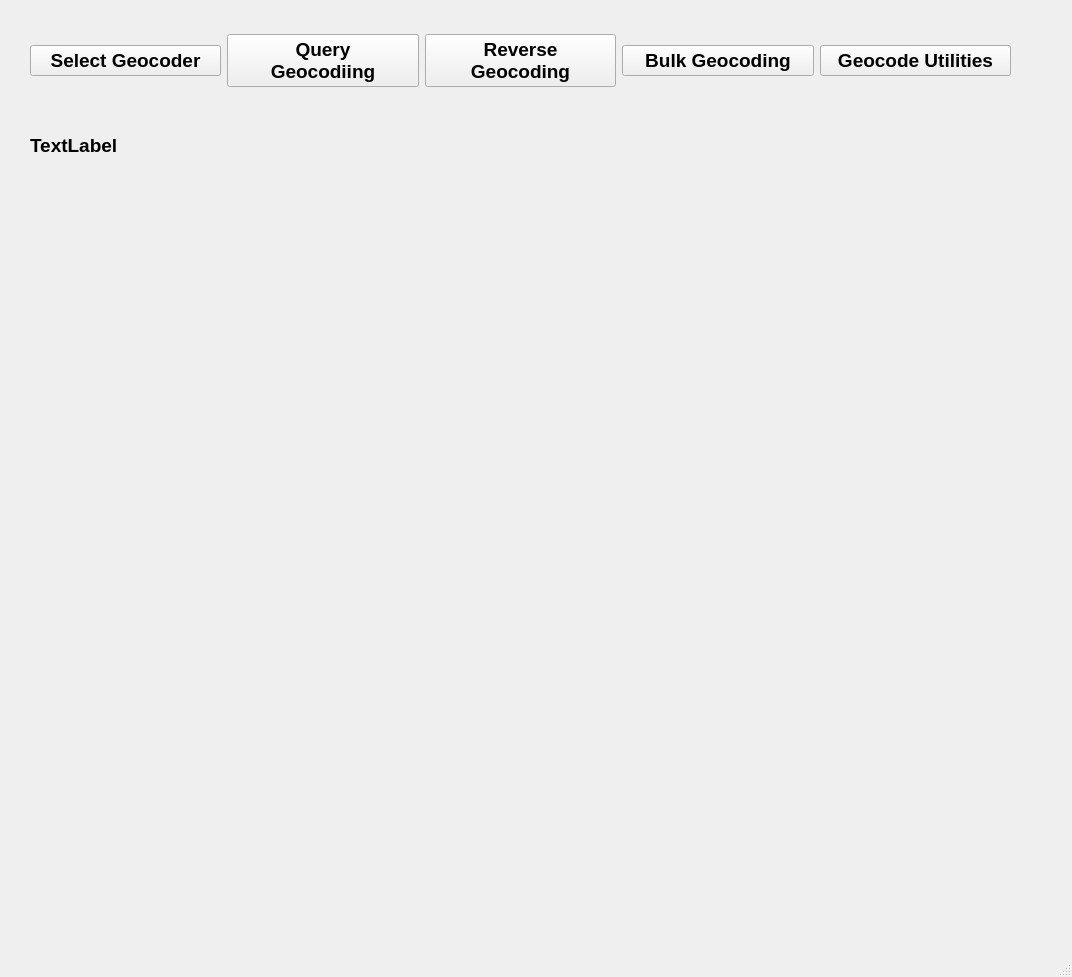
<?xml version="1.0" encoding="UTF-8"?>
<ui version="4.0">
 <class>MainWindow</class>
 <widget class="QMainWindow" name="MainWindow">
  <property name="geometry">
   <rect>
    <x>0</x>
    <y>0</y>
    <width>1072</width>
    <height>977</height>
   </rect>
  </property>
  <property name="font">
   <font>
    <family>Arial</family>
    <pointsize>14</pointsize>
    <weight>75</weight>
    <bold>true</bold>
   </font>
  </property>
  <property name="windowTitle">
   <string>MainWindow</string>
  </property>
  <widget class="QWidget" name="centralwidget">
   <widget class="QLabel" name="Geocodesplash">
    <property name="geometry">
     <rect>
      <x>30</x>
      <y>120</y>
      <width>121</width>
      <height>51</height>
     </rect>
    </property>
    <property name="text">
     <string>TextLabel</string>
    </property>
   </widget>
   <widget class="QWidget" name="verticalLayoutWidget">
    <property name="geometry">
     <rect>
      <x>20</x>
      <y>190</y>
      <width>1001</width>
      <height>741</height>
     </rect>
    </property>
    <layout class="QVBoxLayout" name="GeocodeLayout">
     <property name="sizeConstraint">
      <enum>QLayout::SetNoConstraint</enum>
     </property>
    </layout>
   </widget>
   <widget class="QWidget" name="horizontalLayoutWidget">
    <property name="geometry">
     <rect>
      <x>30</x>
      <y>10</y>
      <width>981</width>
      <height>101</height>
     </rect>
    </property>
    <layout class="QHBoxLayout" name="GeocodeCmdbarLayout">
     <item>
      <widget class="QPushButton" name="selectgeoocoderbutton">
       <property name="font">
        <font>
         <family>Arial</family>
         <pointsize>14</pointsize>
         <weight>75</weight>
         <bold>true</bold>
        </font>
       </property>
       <property name="text">
        <string>Select Geocoder</string>
       </property>
      </widget>
     </item>
     <item>
      <widget class="QPushButton" name="geocodequerybutton">
       <property name="font">
        <font>
         <weight>75</weight>
         <bold>true</bold>
        </font>
       </property>
       <property name="text">
        <string>Query
Geocodiing</string>
       </property>
      </widget>
     </item>
     <item>
      <widget class="QPushButton" name="geocodereversebutton">
       <property name="text">
        <string>Reverse
Geocoding</string>
       </property>
      </widget>
     </item>
     <item>
      <widget class="QPushButton" name="geocodebulkbutton">
       <property name="font">
        <font>
         <weight>75</weight>
         <bold>true</bold>
        </font>
       </property>
       <property name="text">
        <string>Bulk Geocoding</string>
       </property>
      </widget>
     </item>
     <item>
      <widget class="QPushButton" name="geocodeutilitiesbutton">
       <property name="font">
        <font>
         <weight>75</weight>
         <bold>true</bold>
        </font>
       </property>
       <property name="text">
        <string>Geocode Utilities</string>
       </property>
      </widget>
     </item>
    </layout>
   </widget>
  </widget>
  <widget class="QStatusBar" name="statusbar"/>
 </widget>
 <resources/>
 <connections/>
</ui>
